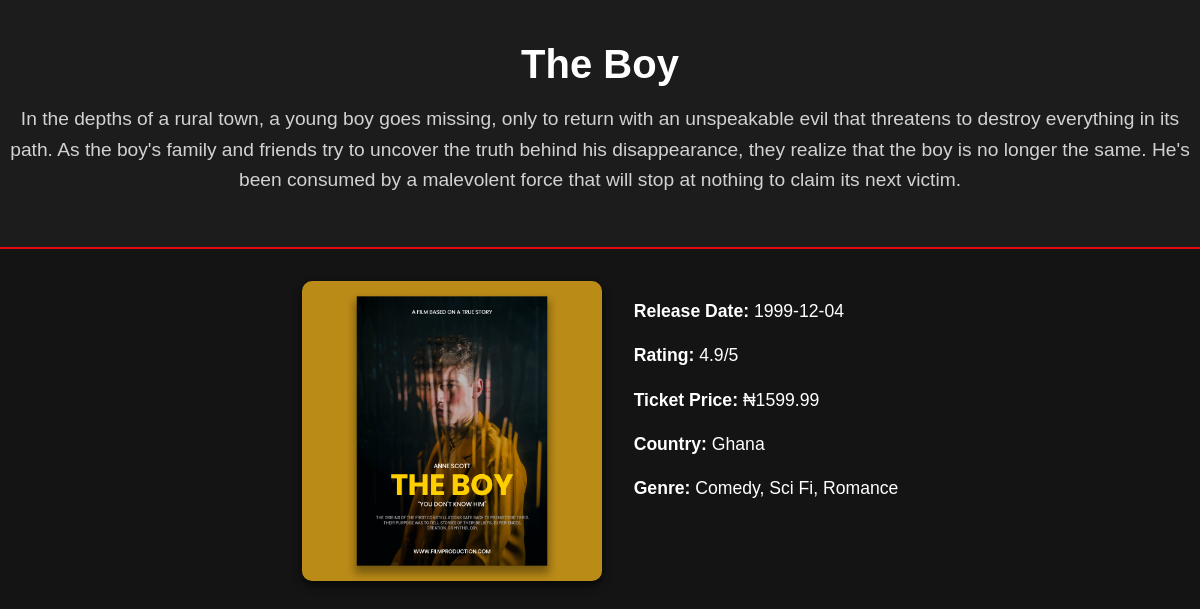
Screenshot of /admin/movie-detail.php?id=2 with the database file from the repository.
### tables this page shows
CREATE TABLE `admin_movies` (
  `id` int(11) NOT NULL,
  `title` varchar(255) NOT NULL,
  `release_date` date NOT NULL,
  `description` text DEFAULT NULL,
  `poster_url` varchar(255) DEFAULT NULL,
  `created_at` timestamp NOT NULL DEFAULT current_timestamp(),
  `rating` float NOT NULL,
  `ticket_price` decimal(10,2) NOT NULL,
  `country` varchar(100) NOT NULL,
  `genre` varchar(100) NOT NULL
);

### admin/movie-detail.php (the view, shortened to what this page needs)
<?php
$servername = "localhost";
$username = "root";
$password = "";
$dbname = "movie_appp";
$conn = new mysqli($servername, $username, $password, $dbname);
if (isset($_GET['id'])) {
    $movieId = intval($_GET['id']);
    $sql = "SELECT * FROM admin_movies WHERE id = ?";
    $stmt = $conn->prepare($sql);
    $stmt->bind_param("i", $movieId);
    $stmt->execute();
    $result = $stmt->get_result();
    $movie = $result->fetch_assoc();
}
?>
<!DOCTYPE html>
<html lang="en">
<head>
    <link rel="stylesheet" href="../styles/movie-detail.css">
</head>
<body>
    <header>
        <h1><?php echo htmlspecialchars($movie['title']); ?></h1>
        <?php if (isset($movie['overview'])): ?>
            <p><?php echo htmlspecialchars($movie['overview']); ?></p>
        <?php elseif (isset($movie['description'])): ?>
            <p><?php echo htmlspecialchars($movie['description']); ?></p>
        <?php endif; ?>
    </header>
    <main>
        <div class="movie-details">
            <img src="<?php echo isset($movie['poster_path']) ? "https://image.tmdb.org/t/p/w500" . $movie['poster_path'] : $movie['poster_url']; ?>" alt="<?php echo htmlspecialchars($movie['title']); ?>">
            <ul>
                <li><strong>Release Date:</strong> <?php echo htmlspecialchars($movie['release_date']); ?></li>
                <?php if (isset($movie['vote_average']) || isset($movie['rating'])): ?>
                    <li><strong>Rating:</strong> <?php echo htmlspecialchars($movie['vote_average'] ?? $movie['rating']); ?>/5</li>
                <?php endif; ?>
                <?php if (isset($movie['ticket_price'])): ?>
                    <li><strong>Ticket Price:</strong> ₦<?php echo htmlspecialchars($movie['ticket_price']); ?></li>
                <?php endif; ?>
                <?php if (isset($movie['country'])): ?>
                    <li><strong>Country:</strong> <?php echo htmlspecialchars($movie['country']); ?></li>
                <?php endif; ?>
                <?php if (isset($movie['genres']) || isset($movie['genre'])): ?>
                    <li><strong>Genre:</strong>
                        <?php
                            if (isset($movie['genres'])) {
                                $genres = array_map(fn($genre) => $genre['name'], $movie['genres']);
                                echo htmlspecialchars(implode(', ', $genres));
                            } else {
                                echo htmlspecialchars($movie['genre']);
                            }
                        ?>
                    </li>
                <?php endif; ?>
            </ul>
        </div>
    </main>
</body>
</html>

### styles/movie-detail.css (style rules this page uses)
body { margin: 0; padding: 0; box-sizing: border-box; font-family: 'Arial', sans-serif; background-color: #141414; color: #fff; line-height: 1.6; }
header { text-align: center; padding: 2rem 0; background-color: #1c1c1c; border-bottom: 2px solid #e50914; }
header h1 { font-size: 2.5rem; margin: 0; color: #fff; }
header p { font-size: 1.2rem; margin-top: 0.5rem; color: #d2d2d2; }
.movie-details { display: flex; justify-content: center; align-items: flex-start; gap: 2rem; padding: 2rem; max-width: 1200px; margin: 0 auto; }
.movie-details img { width: 300px; border-radius: 10px; box-shadow: 0 4px 10px rgba(0, 0, 0, 0.7); }
.movie-details ul { list-style: none; padding: 0; }
.movie-details li { margin-bottom: 1rem; font-size: 1.1rem; }

### rows the page displays
admin_movies: title "The Boy", description "In the depths of a rural town, a young boy goes missing, only to return with an unspeakable evil that threatens to destroy everything in its path. As the boy's family and friends try to uncover the truth behind his disappearance, they realize that the boy is no longer the same. He's been consumed by a malevolent force that will stop at nothing to claim its next victim.", poster_url (picture), release_date "1999-12-04", rating "4.9", ticket_price "1599.99", country "Ghana", genre "Comedy, Sci Fi, Romance"
